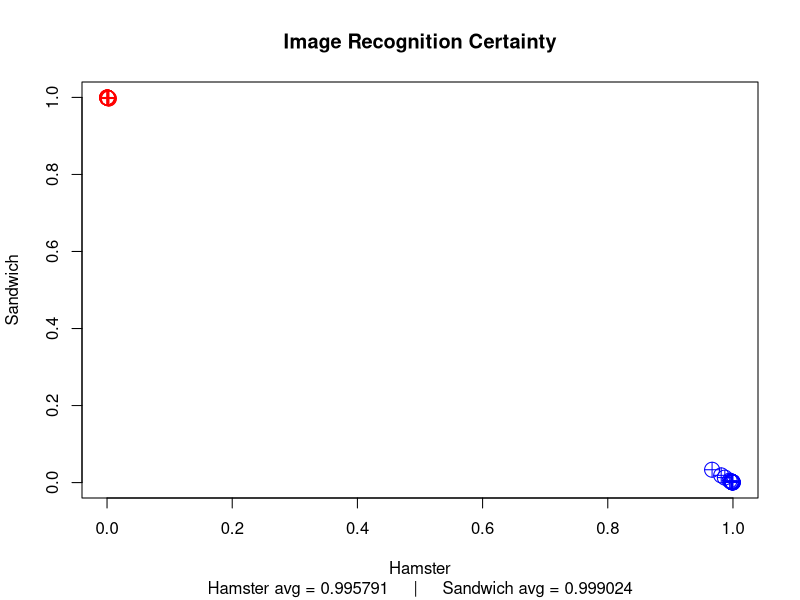

This chart was generated by the following R code:
# _                         _            
#| |                       | |           
#| |__   __ _ _ __ ___  ___| |_ ___ _ __ 
#| '_ \ / _` | '_ ` _ \/ __| __/ _ \ '__|
#| | | | (_| | | | | | \__ \ ||  __/ |   
#|_| |_|\__,_|_| |_| |_|___/\__\___|_| 
#
#                     _          _      _     
#                    | |        (_)    | |    
# ___  __ _ _ __   __| |_      ___  ___| |__  
#/ __|/ _` | '_ \ / _` \ \ /\ / / |/ __| '_ \ 
#\__ \ (_| | | | | (_| |\ V  V /| | (__| | | |
#|___/\__,_|_| |_|\__,_| \_/\_/ |_|\___|_| |_|

Sys.sleep(2)

#        _           _
#      (`-`;-"```"-;`-`)
#       \.'         './
#       /             \
#       ;   0     0   ;
#      /| =         = |\
#     ; \   '._Y_.'   / ;
#    ;   `-._ \|/ _.-'   ;
#   ;        `"""`        ;
#   ;    `""-.   .-""`    ;
#   /;  '--._ \ / _.--   ;\
#  :  `.   `/|| ||\`   .'  :
#   '.  '-._       _.-'   .'
#   (((-'`  `"""""`   `'-)))
#
#                    _.---._
#                _.-~       ~-._
#            _.-~               ~-._
#        _.-~                       ~---._
#    _.-~                                 ~\
# .-~                                    _.;
# :-._                               _.-~./
# }-._~-._                   _..__.-~_.-~ )
# `-._~-._~-._              /   ...-~H.-~
#     ~_...._\.        _.-~ .::::  //
#         ~-. \`--...--~ _.-~__...==~
#            \.`--...---+-~~~~~
#              ~-..----~



#library(reticulate)
#library(readxl)

Sys.sleep(2)

# read csv file into a data frame
data <- read.csv("results.csv")
print(data)

hamsterImages <- subset(data, Hamster >= 0.5) # recognized as a hamster
sandwichImages <- subset(data, Sandwich >= 0.5) # recognized as a sandwich

hamsterProb <- mean(hamsterImages$Hamster)
SandwichProb <- mean(sandwichImages$Sandwich)
print(hamsterProb)
print(SandwichProb)

# graph the data
graphSub <- sprintf("%s%f%s%f", "Hamster avg = ", hamsterProb, "     |     Sandwich avg = ", SandwichProb)
plot(hamsterImages, ylim=c(0, 1), xlim=c(0, 1), col="blue", main="Image Recognition Certainty", sub=graphSub, cex=2, pch=10)
points(sandwichImages, col="red", cex=2, pch=10)













